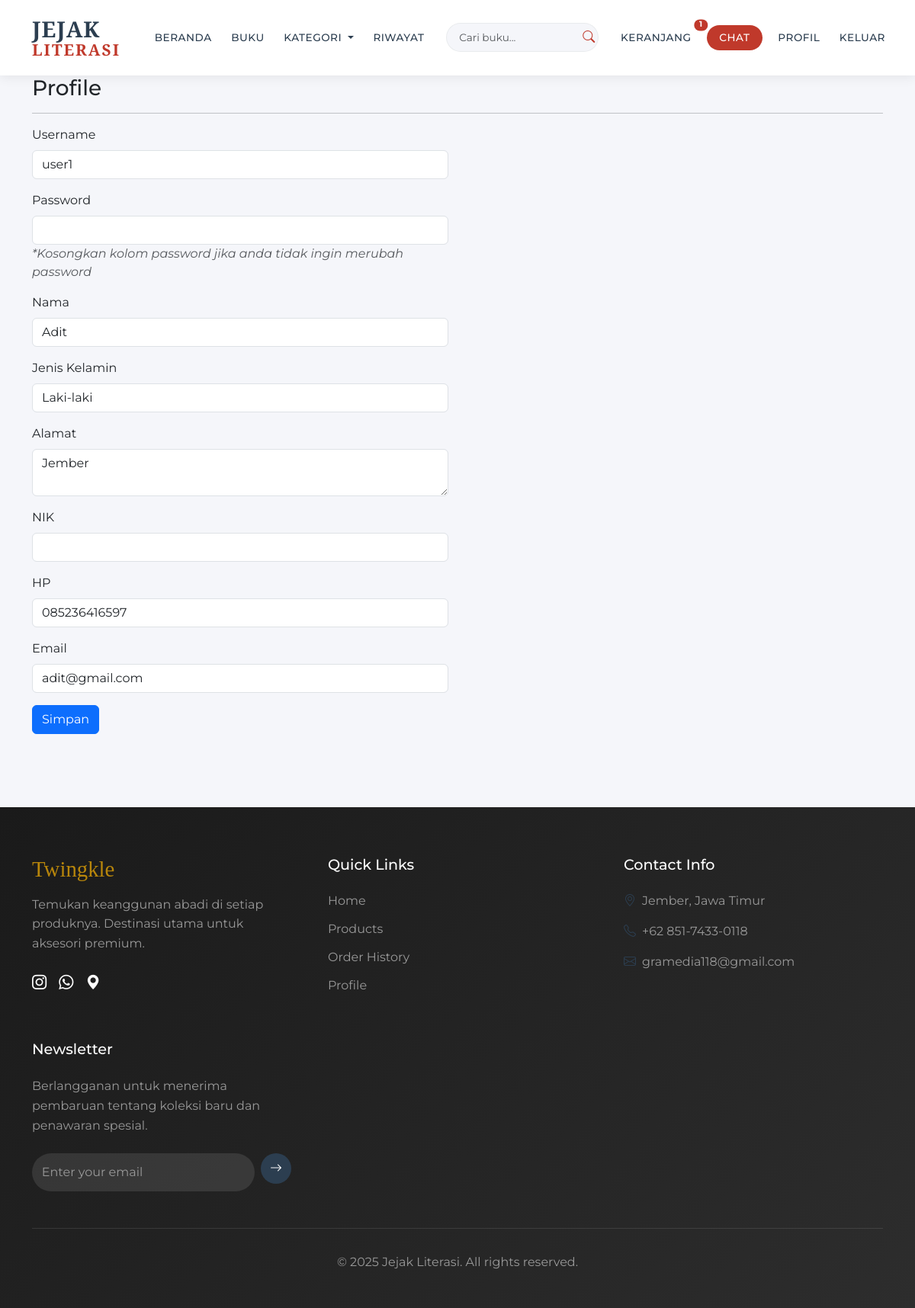
The page /pelanggan/profile.php (signed in) on the database its author committed.
### tables this page shows
CREATE TABLE `pelanggan` (
  `id_pelanggan` int(11) NOT NULL,
  `username_pelanggan` varchar(100) NOT NULL,
  `password_pelanggan` varchar(100) NOT NULL,
  `nama_pelanggan` varchar(100) NOT NULL,
  `jk_pelanggan` enum('laki laki','perempuan') NOT NULL,
  `alamat_pelanggan` text NOT NULL,
  `hp_pelanggan` varchar(15) NOT NULL,
  `email_pelanggan` varchar(50) NOT NULL
);

### pelanggan/profile.php (the view, shortened to what this page needs)
<?php
include "header.php";
$pelanggan = $_SESSION['pelanggan'];
?>
<div class="container">
	<h3>Profile</h3>
	<hr>
	<div class="row">
		<div class="col-md-6">
			<form method="post" enctype="multipart/form-data">
				<div class="mb-3">
					<label class="form-label">Username</label>
					<input type="text" class="form-control" name="username_pelanggan" value="<?php echo isset($pelanggan["username_pelanggan"]) ? $pelanggan["username_pelanggan"] : ''; ?>">
				</div>
				<div class="mb-3">
					<label class="form-label">Password</label>
					<input type="password" class="form-control" name="password_pelanggan">
					<i class="text-muted">*Kosongkan kolom password jika anda tidak ingin merubah password</i>
				</div>
				<div class="mb-3">
					<label class="form-label">Nama</label>
					<input type="text" class="form-control" name="nama_pelanggan" value="<?php echo isset($pelanggan["nama_pelanggan"]) ? $pelanggan["nama_pelanggan"] : ''; ?>">
				</div>
				<div class="mb-3">
					<label class="form-label">Jenis Kelamin</label>
					<select class="form-control" name="jk_pelanggan">
						<option value="laki laki" <?php echo (isset($pelanggan["jk_pelanggan"]) && $pelanggan["jk_pelanggan"]=="laki laki") ? "selected" : ""; ?>>Laki-laki</option>
					</select>
				</div>
				<div class="mb-3">
					<label class="form-label">Alamat</label>
					<textarea class="form-control" name="alamat_pelanggan"><?php echo isset($pelanggan["alamat_pelanggan"]) ? $pelanggan["alamat_pelanggan"] : ''; ?></textarea>
				</div>
				<div class="mb-3">
					<label class="form-label">NIK</label>
					<input type="text" class="form-control" name="nik_pelanggan" value="<?php echo isset($pelanggan["nik_pelanggan"]) ? $pelanggan["nik_pelanggan"] : ''; ?>">
				</div>
				<div class="mb-3">
					<label class="form-label">HP</label>
					<input type="text" class="form-control" name="hp_pelanggan" value="<?php echo isset($pelanggan["hp_pelanggan"]) ? $pelanggan["hp_pelanggan"] : ''; ?>">
				</div>
				<div class="mb-3">
					<label class="form-label">Email</label>
					<input type="text" class="form-control" name="email_pelanggan" value="<?php echo isset($pelanggan["email_pelanggan"]) ? $pelanggan["email_pelanggan"] : ''; ?>">
				</div>
				<div class="mb-3">
					<button class="btn btn-primary" name="simpan">Simpan</button>
				</div>
			</form>
		</div>
	</div>
</div>
<?php
include "footer.php";
?>

### pelanggan/header.php (style rules this page uses)
:root { --primary-color: #2C3E50; --secondary-color: #34495E; --text-color: #2C3E50; --accent-color: #C0392B; --gold-color: #B8860B; --light-bg: #F5F6FA; }
body { font-family: 'Montserrat', sans-serif; background-color: var(--light-bg); }

### rows shown on the page
pelanggan: username_pelanggan "user1", nama_pelanggan "Adit", jk_pelanggan "Laki-laki", alamat_pelanggan "Jember", hp_pelanggan "085236416597", email_pelanggan "adit@gmail.com"

### other values the page prints
$jk "1"
